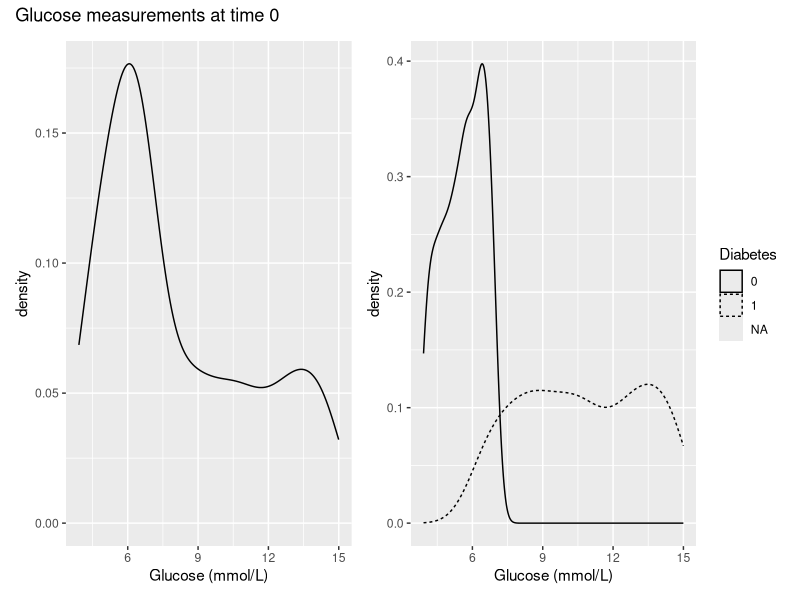
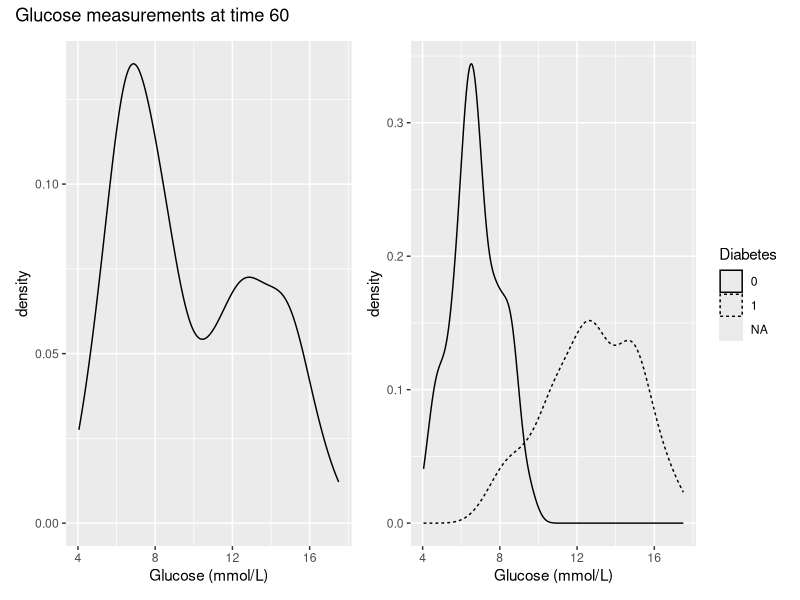
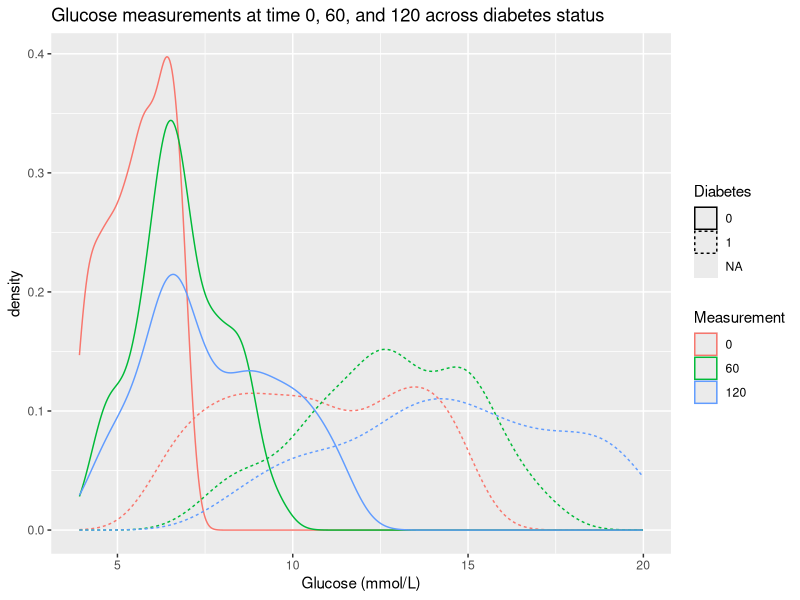

Here is the R script that generated these plots, in order:
## ---- chunk 1
library(tidyverse)
## ---- chunk 2
diabetes_join <- readxl::read_excel('../out/diabetes_join.xlsx')
df_glucose <- readxl::read_excel('../data/df_glucose.xlsx')
## ---- chunk 3
head(df_glucose)
## ---- chunk 4
df_glucose$ID <- as.factor(df_glucose$ID)
diabetes_join$ID <- as.factor(diabetes_join$ID)
## ---- chunk 5
df_glucose_long <- df_glucose %>% 
  pivot_longer(cols = starts_with("Glucose"),
               names_to = "Measurement",
               values_to = "Glucose (mmol/L)"
               )

head(df_glucose_long)
## ---- chunk 6
df_glucose_long %>%
  count(ID) %>%
  head()
## ---- chunk 7
df_glucose_long <- df_glucose_long %>% 
  mutate(Measurement = str_split_i(Measurement, '_', 2) %>% as.factor())

head(df_glucose_long)
## ---- chunk 8
levels(df_glucose_long$Measurement)
## ---- chunk 9
df_glucose_long$Measurement <- factor(df_glucose_long$Measurement, levels = c('0', '60','120'))
## ---- chunk 10
diabetes_glucose <- diabetes_join %>% 
  left_join(df_glucose_long, by = 'ID')

head(diabetes_glucose)
## ---- chunk 11
diabetes_glucose %>% 
  filter(ID == 9046) %>% 
  pull(Measurement,`Glucose (mmol/L)`)
## ---- chunk 12
diabetes_glucose %>%
  group_by(Measurement) %>%
  summarise(mean = mean(`Glucose (mmol/L)`))
## ---- chunk 13
diabetes_glucose %>%
  summarise(across(where(is.numeric), list(mean=mean, sd=sd), 
                   na.rm = TRUE))
## ---- chunk 14
diabetes_glucose <- diabetes_glucose %>% 
  group_by(ID) %>% 
  nest(OGTT = c(Measurement, `Glucose (mmol/L)`)) %>% 
  ungroup()
  
#relocate the new nested column to after BMI so we can actually see it
head(relocate(diabetes_glucose, OGTT, .after = BMI))
## ---- chunk 15
write_rds(diabetes_glucose, '../out/diabetes_glucose.rds')
## ---- chunk 16
p1 <- diabetes_glucose %>% 
  unnest(OGTT) %>% 
  filter(Measurement == 0) %>% 
  ggplot(aes(x = `Glucose (mmol/L)`)) + 
  geom_density()

p2 <- diabetes_glucose %>% 
  unnest(OGTT) %>% 
  filter(Measurement == 0) %>% 
  ggplot(aes(x = `Glucose (mmol/L)`,
             linetype = Diabetes)) + 
  geom_density()

# Get plots side by side.
library(patchwork)
p1 + p2 + plot_annotation(title = "Glucose measurements at time 0")
## ---- chunk 17
p1 <- diabetes_glucose %>% 
  unnest(OGTT) %>% 
  filter(Measurement == 60) %>% 
  ggplot(aes(x = `Glucose (mmol/L)`)) + 
  geom_density()

p2 <- diabetes_glucose %>% 
  unnest(OGTT) %>% 
  filter(Measurement == 60) %>% 
  ggplot(aes(x = `Glucose (mmol/L)`)) + 
  geom_density(aes(linetype = Diabetes))

# Get plots side by side.
library(patchwork)
p1 + p2 + plot_annotation(title = "Glucose measurements at time 60")
## ---- chunk 18
p1 <- diabetes_glucose %>% 
  unnest(OGTT) %>% 
  ggplot(aes(x = `Glucose (mmol/L)`, 
             color = Measurement,
             linetype = Diabetes)) + 
  geom_density() + 
  labs(title = "Glucose measurements at time 0, 60, and 120 across diabetes status")

p1
